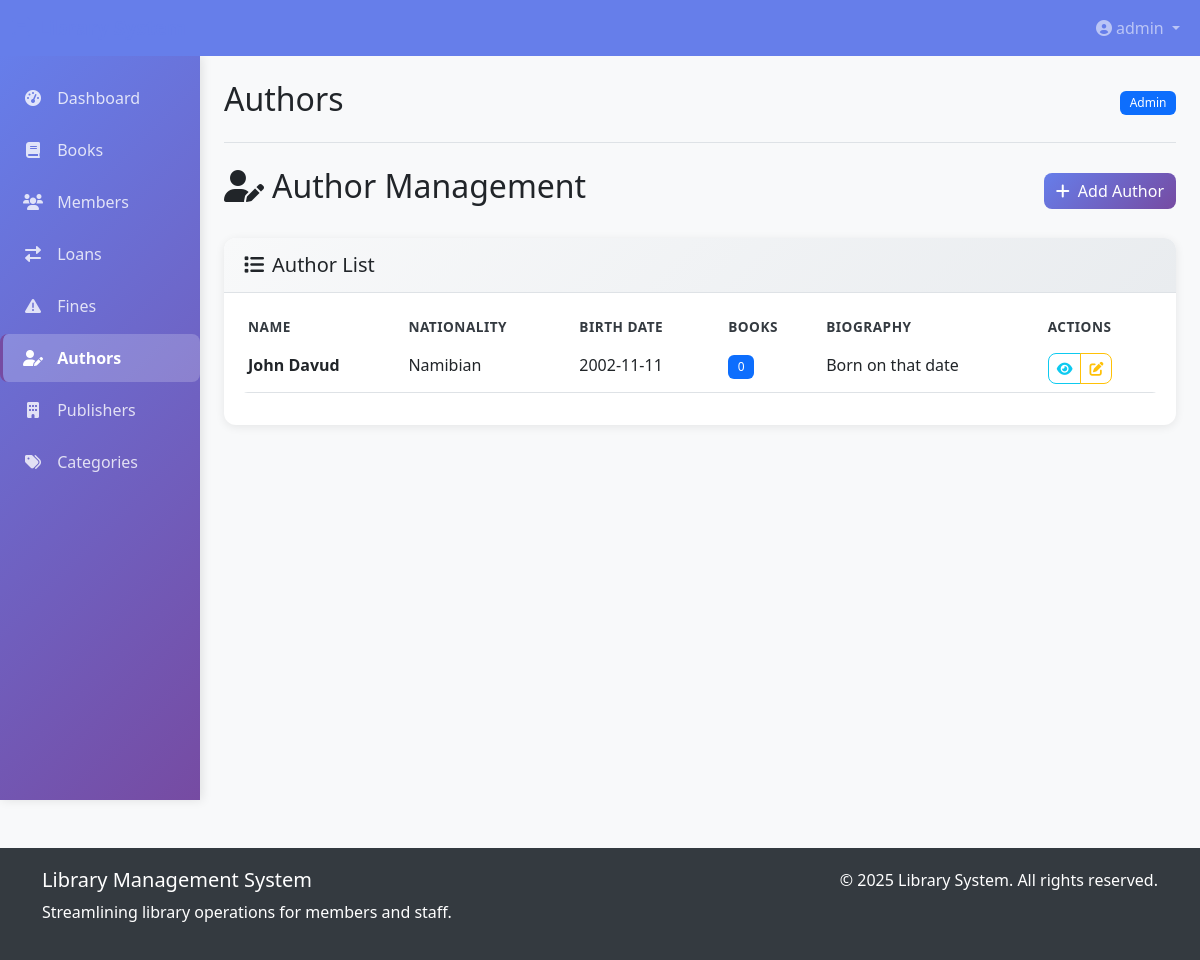
The page /authors (signed in) on the database as committed earlier.
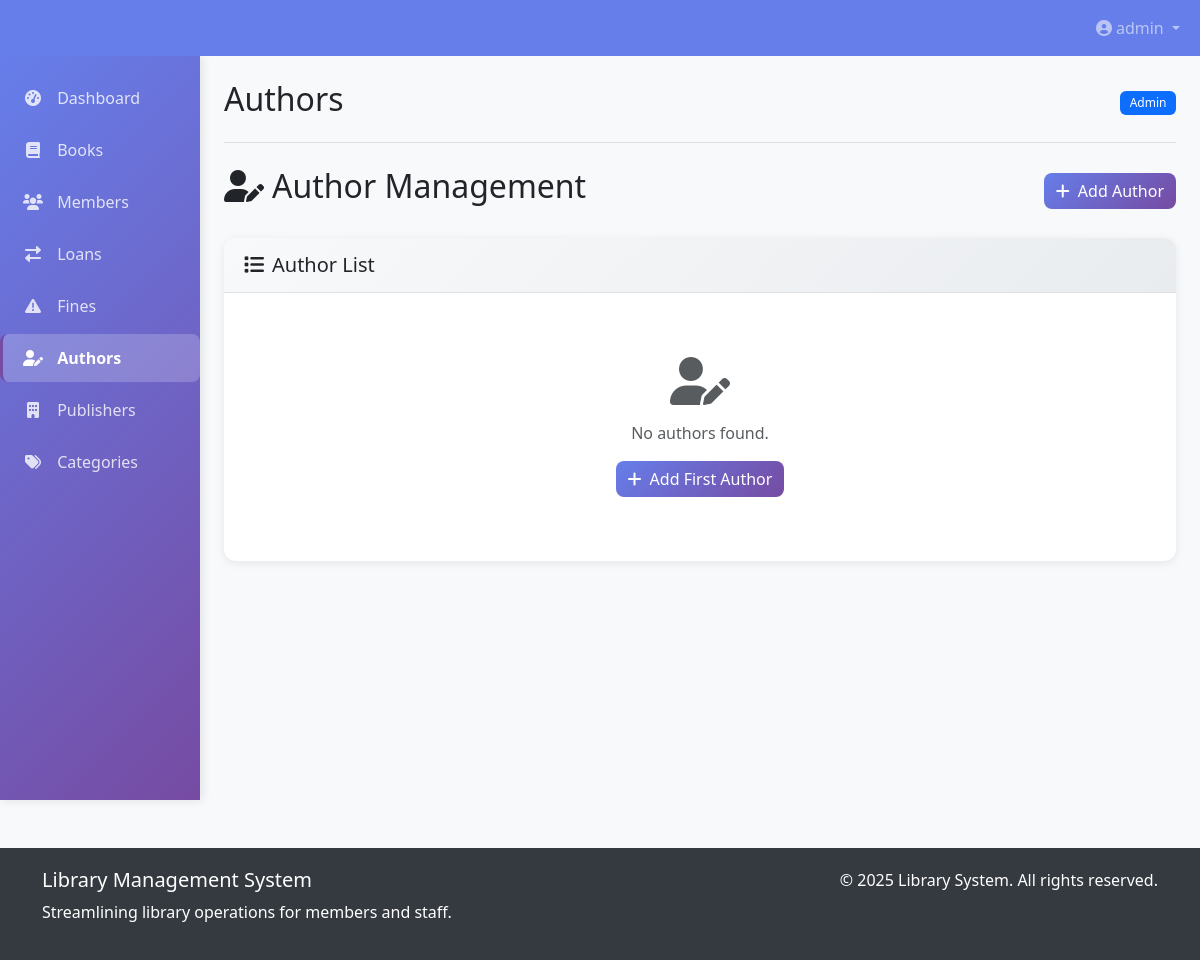
The same page on the database as committed later.
### app.py (models this page shows, shortened)
class User(db.Model, UserMixin):
    id = db.Column(db.Integer, primary_key=True)
    username = db.Column(db.String(50), unique=True, nullable=False)
    password_hash = db.Column(db.String(128), nullable=False)
    role = db.Column(db.String(20), nullable=False, default='member')  # member, librarian, admin
    created_at = db.Column(db.DateTime, default=datetime.utcnow)

class Author(db.Model):
    id = db.Column(db.Integer, primary_key=True)
    name = db.Column(db.String(200), nullable=False)
    biography = db.Column(db.Text)
    birth_date = db.Column(db.Date)
    nationality = db.Column(db.String(100))
    created_at = db.Column(db.DateTime, default=datetime.utcnow)
    books = db.relationship('Book', backref='author', lazy=True)

### app.py (the view)
@app.route('/authors')
@login_required
def authors():
    if current_user.role not in ['admin', 'librarian']:
        flash('Access denied', 'error')
        return redirect(url_for('dashboard'))
    authors = Author.query.all()
    form = AuthorForm()
    return render_template('authors.html', title='Authors', authors=authors, form=form)

### app.py (called while the page is built)
@login_manager.user_loader
def load_user(user_id):
    return User.query.get(int(user_id))

### templates/authors.html (shortened to what this page needs)
{% extends "base.html" %}
{% block content %}
<div class="d-flex justify-content-between align-items-center mb-4">
    <h2><i class="fas fa-user-edit me-2"></i>Author Management</h2>
    {% if current_user.role in ['admin', 'librarian'] %}
    <button class="btn btn-primary" data-bs-toggle="modal" data-bs-target="#addAuthorModal">
        <i class="fas fa-plus me-2"></i>Add Author
    </button>
    {% endif %}
</div>
<div class="card">
    <div class="card-header">
        <h5 class="mb-0"><i class="fas fa-list me-2"></i>Author List</h5>
    </div>
    <div class="card-body">
        {% if authors %}
        <div class="table-responsive">
            <table class="table table-hover">
                <thead>
                    <tr>
                        <th>Name</th>
                        <th>Nationality</th>
                        <th>Birth Date</th>
                        <th>Books</th>
                        <th>Biography</th>
                        <th>Actions</th>
                    </tr>
                </thead>
                <tbody>
                    {% for author in authors %}
                    <tr>
                        <td>
                            <div class="fw-bold">{{ author.name }}</div>
                        </td>
                        <td>{{ author.nationality or 'N/A' }}</td>
                        <td>{{ author.birth_date.strftime('%Y-%m-%d') if author.birth_date else 'N/A' }}</td>
                        <td>
                            <span class="badge bg-primary">{{ author.books|length }}</span>
                        </td>
                        <td>
                            {% if author.biography %}
                            <span class="d-inline-block text-truncate" style="max-width: 200px;">
                                {{ author.biography }}
                            </span>
                            {% else %}
                            <span class="text-muted">No biography</span>
                            {% endif %}
                        </td>
                        <td>
                            <div class="btn-group">
                                <button class="btn btn-sm btn-outline-info" title="View Details">
                                    <i class="fas fa-eye"></i>
                                </button>
                                {% if current_user.role in ['admin', 'librarian'] %}
                                <button class="btn btn-sm btn-outline-warning" title="Edit Author">
                                    <i class="fas fa-edit"></i>
                                </button>
                                {% endif %}
                            </div>
                        </td>
                    </tr>
                    {% endfor %}
                </tbody>
            </table>
        </div>
        {% else %}
        <div class="text-center py-5">
            <i class="fas fa-user-edit fa-3x text-muted mb-3"></i>
            <p class="text-muted">No authors found.</p>
            {% if current_user.role in ['admin', 'librarian'] %}
            <button class="btn btn-primary" data-bs-toggle="modal" data-bs-target="#addAuthorModal">
                <i class="fas fa-plus me-2"></i>Add First Author
            </button>
            {% endif %}
        </div>
        {% endif %}
    </div>
</div>
{% endblock %}

### templates/base.html (shortened to what this page needs)
<!DOCTYPE html>
<html lang="en">
<head>
    <link href="https://cdn.jsdelivr.net/npm/bootstrap@5.3.0-alpha1/dist/css/bootstrap.min.css" rel="stylesheet">
    <link href="https://cdnjs.cloudflare.com/ajax/libs/font-awesome/6.0.0/css/all.min.css" rel="stylesheet">
    <link rel="stylesheet" href="../static/style.css">
</head>
<body>
    <nav class="navbar navbar-expand-lg navbar-dark" style="background-color: var(--primary-color);">
        <div class="container-fluid">
            <a class="navbar-brand" href="{{ url_for('dashboard') }}">
                <i class="fas fa-book me-2"></i>Library System
            </a>
            <div class="collapse navbar-collapse" id="navbarNav">
                <ul class="navbar-nav ms-auto">
                    {% if current_user.is_authenticated %}
                        <li class="nav-item dropdown">
                            <a class="nav-link dropdown-toggle" href="#" id="navbarDropdown" role="button" data-bs-toggle="dropdown">
                                <i class="fas fa-user-circle me-1"></i>{{ current_user.username }}
                            </a>
                        </li>
                    {% endif %}
                </ul>
            </div>
        </div>
    </nav>
    <div class="container-fluid">
        <div class="row">
            {% if current_user.is_authenticated %}
            <div class="col-md-3 col-lg-2 d-md-block sidebar collapse">
                <div class="position-sticky pt-3">
                    <ul class="nav flex-column">
                        <li class="nav-item">
                            <a class="nav-link {% if request.endpoint == 'dashboard' %}active{% endif %}" href="{{ url_for('dashboard') }}">
                                <i class="fas fa-tachometer-alt"></i> Dashboard
                            </a>
                        </li>
                        <li class="nav-item">
                            <a class="nav-link {% if request.endpoint == 'books' %}active{% endif %}" href="{{ url_for('books') }}">
                                <i class="fas fa-book"></i> Books
                            </a>
                        </li>
                        {% if current_user.role in ['admin', 'librarian'] %}
                        <li class="nav-item">
                            <a class="nav-link {% if request.endpoint == 'members' %}active{% endif %}" href="{{ url_for('members') }}">
                                <i class="fas fa-users"></i> Members
                            </a>
                        </li>
                        <li class="nav-item">
                            <a class="nav-link {% if request.endpoint == 'loans' %}active{% endif %}" href="{{ url_for('loans') }}">
                                <i class="fas fa-exchange-alt"></i> Loans
                            </a>
                        </li>
                        <li class="nav-item">
                            <a class="nav-link {% if request.endpoint == 'fines' %}active{% endif %}" href="{{ url_for('fines') }}">
                                <i class="fas fa-exclamation-triangle"></i> Fines
                            </a>
                        </li>
                        {% endif %}
                        {% if current_user.role in ['admin', 'librarian'] %}
                        <li class="nav-item">
                            <a class="nav-link {% if request.endpoint == 'authors' %}active{% endif %}" href="{{ url_for('authors') }}">
                                <i class="fas fa-user-edit"></i> Authors
                            </a>
                        </li>
                        <li class="nav-item">
                            <a class="nav-link {% if request.endpoint == 'publishers' %}active{% endif %}" href="{{ url_for('publishers') }}">
                                <i class="fas fa-building"></i> Publishers
                            </a>
                        </li>
                        <li class="nav-item">
                            <a class="nav-link {% if request.endpoint == 'categories' %}active{% endif %}" href="{{ url_for('categories') }}">
                                <i class="fas fa-tags"></i> Categories
                            </a>
                        </li>
                        {% endif %}
                    </ul>
                </div>
            </div>
            {% endif %}
            <main class="col-md-9 ms-sm-auto col-lg-10 px-md-4 py-4">
                <div class="d-flex justify-content-between flex-wrap flex-md-nowrap align-items-center pb-3 mb-4 border-bottom">
                    <h1 class="h2">{{ title }}</h1>
                    {% if current_user.is_authenticated %}
                    <div class="btn-toolbar mb-2 mb-md-0">
                        <span class="badge bg-primary">{{ current_user.role|title }}</span>
                    </div>
                    {% endif %}
                </div>
                {% block content %}{% endblock %}
            </main>
        </div>
    </div>
    <footer class="mt-5">
        <div class="container">
            <div class="row">
                <div class="col-md-6">
                    <h5>Library Management System</h5>
                    <p>Streamlining library operations for members and staff.</p>
                </div>
                <div class="col-md-6 text-end">
                    <p>&copy; 2025 Library System. All rights reserved.</p>
                </div>
            </div>
        </div>
    </footer>
</body>
</html>

### static/style.css (style rules this page uses)
:root { --primary-color: #667eea; --secondary-color: #764ba2; --success-color: #28a745; --warning-color: #ffc107; --danger-color: #dc3545; --info-color: #17a2b8; --light-color: #f8f9fa; --dark-color: #343a40; }
body { font-family: "Segoe UI", Tahoma, Geneva, Verdana, sans-serif; background-color: var(--light-color); }
.sidebar { background: linear-gradient(135deg, var(--primary-color) 0%, var(--secondary-color) 100%); box-shadow: 2px 0 10px rgba(0, 0, 0, 0.1); }
.sidebar .nav-link { transition: all 0.3s ease; border-radius: 8px; margin: 2px 0; }
.sidebar .nav-link.active { background-color: rgba(255, 255, 255, 0.2); font-weight: 600; }
.card { border-radius: 12px; transition: all 0.3s ease; border: none; box-shadow: 0 2px 10px rgba(0, 0, 0, 0.08); }
.card-header { background: linear-gradient(135deg, #f8f9fa 0%, #e9ecef 100%); border-bottom: 1px solid #dee2e6; border-radius: 12px 12px 0 0 !important; font-weight: 600; }
.btn { border-radius: 8px; font-weight: 500; transition: all 0.3s ease; }
.btn-primary { background: linear-gradient(135deg, var(--primary-color) 0%, var(--secondary-color) 100%); border: none; }
.badge { border-radius: 6px; font-weight: 500; padding: 0.5em 0.8em; }

### templates/base.html (style rules this page uses)
:root { --primary-color: #2c3e50; --secondary-color: #3498db; --accent-color: #e74c3c; --success-color: #27ae60; --warning-color: #f39c12; --light-color: #ecf0f1; --dark-color: #2c3e50; }
body { background-color: #f8f9fa; font-family: 'Segoe UI', Tahoma, Geneva, Verdana, sans-serif; }
.navbar-brand { font-weight: bold; color: var(--primary-color) !important; }
.sidebar { background-color: var(--primary-color); color: white; min-height: calc(100vh - 56px); padding: 0; }
.sidebar .nav-link { color: rgba(255, 255, 255, 0.8); padding: 12px 20px; border-left: 3px solid transparent; }
.sidebar .nav-link:hover, .sidebar .nav-link.active { color: white; background-color: rgba(255, 255, 255, 0.1); border-left: 3px solid var(--secondary-color); }
.sidebar .nav-link i { margin-right: 10px; width: 20px; text-align: center; }
.card { border: none; border-radius: 10px; box-shadow: 0 4px 6px rgba(0, 0, 0, 0.1); transition: transform 0.2s; margin-bottom: 20px; }
.card-header { background-color: white; border-bottom: 1px solid #eaeaea; font-weight: 600; padding: 15px 20px; }
.btn-primary { background-color: var(--secondary-color); border-color: var(--secondary-color); }
.badge { font-size: 0.75rem; padding: 5px 10px; border-radius: 12px; }
footer { background-color: var(--dark-color); color: white; padding: 20px 0; margin-top: 40px; }

Rows that differ between the two databases and show on the page:
removed Author: name "John Davud", nationality "Namibian", birth_date "2002-11-11", books|length "0", biography "Born on that date"
Other text that changed with them:
text no longer shown: "NAME NATIONALITY BIRTH DATE BOOKS BIOGRAPHY ACTIONS"
text now shown: "No authors found. Add First Author"
